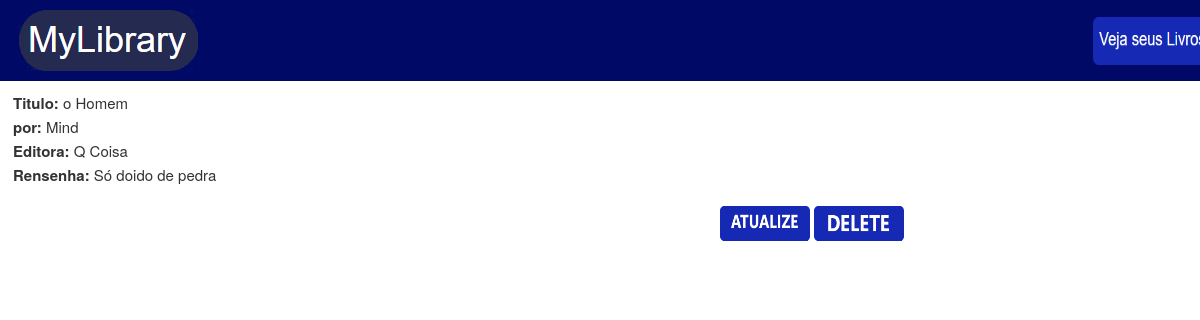
The app's page /books/livros/detail/2, older data.
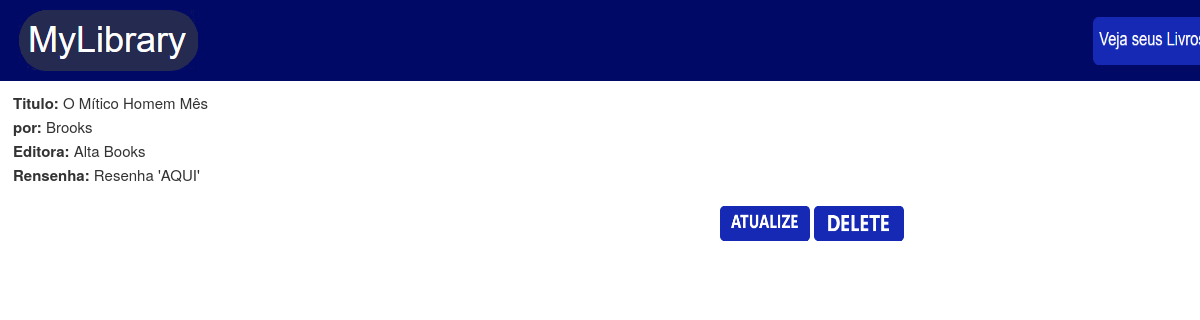
The same page, newer data.
### books/models.py (models this page shows, shortened)
class Livros(models.Model):
    titulo = models.CharField(max_length=70, blank=False,  null=False)
    editora = models.CharField(max_length=70, blank=True,  null=True)
    autor = models.CharField(max_length=255, blank=True,  null=True)
    resenha = models.TextField(blank=True,  null=True)
    cod_book = models.AutoField(primary_key=True)
    user = models.ForeignKey(Users, on_delete=models.CASCADE)
    imagem = models.ImageField(upload_to='imagens/',blank=True, null=True)

### books/views.py (the view)
# urls.py: path('livros/detail/<int:pk>', views.LivrosDetailView.as_view(), name='detail'),
class LivrosDetailView(DetailView):
    model = Livros

### books/templates/books/livros_detail.html (shortened to what this page needs)
{% extends "base_generic.html" %}
{% load static %}
{% block header %}
<div class="btlist_header">
    <a href="http://127.0.0.1:8000/books/livros/list">
        <img src=" {% static 'image/list_books.png' %} " height ="48" width="120"/>
    </a>
</div>
{% endblock %}
{% block content %}
<div class="all_detail">
    <p>
        <strong>Titulo:</strong> {{livros.titulo}}</br>
        <strong>por:</strong> {{livros.autor}}</br>
        <strong>Editora: </strong>{{livros.editora}}</br>
        <strong>Rensenha: </strong>{{livros.resenha}}
    </p>
</div>
<div class="buttons_detail">
    <a href="http://127.0.0.1:8000/books/livros/update/{{livros.cod_book}}">
        <img src=" {% static 'image/att_detail.png' %} " height ="35" width="90"/>
    </a>
    <a href="http://127.0.0.1:8000/books/livros/delete/{{livros.cod_book}}">
        <img src=" {% static 'image/delete_detail.png' %} " height ="35" width="90"/>
    </a>
</div>
{% endblock %}

Row changes from the older to the newer data that the page shows:
changed Livros: titulo "o Homem" → "O Mítico Homem Mês"; autor "Mind" → "Brooks"; editora "Q Coisa" → "Alta Books"; resenha "Só doido de pedra" → "Resenha 'AQUI'"
